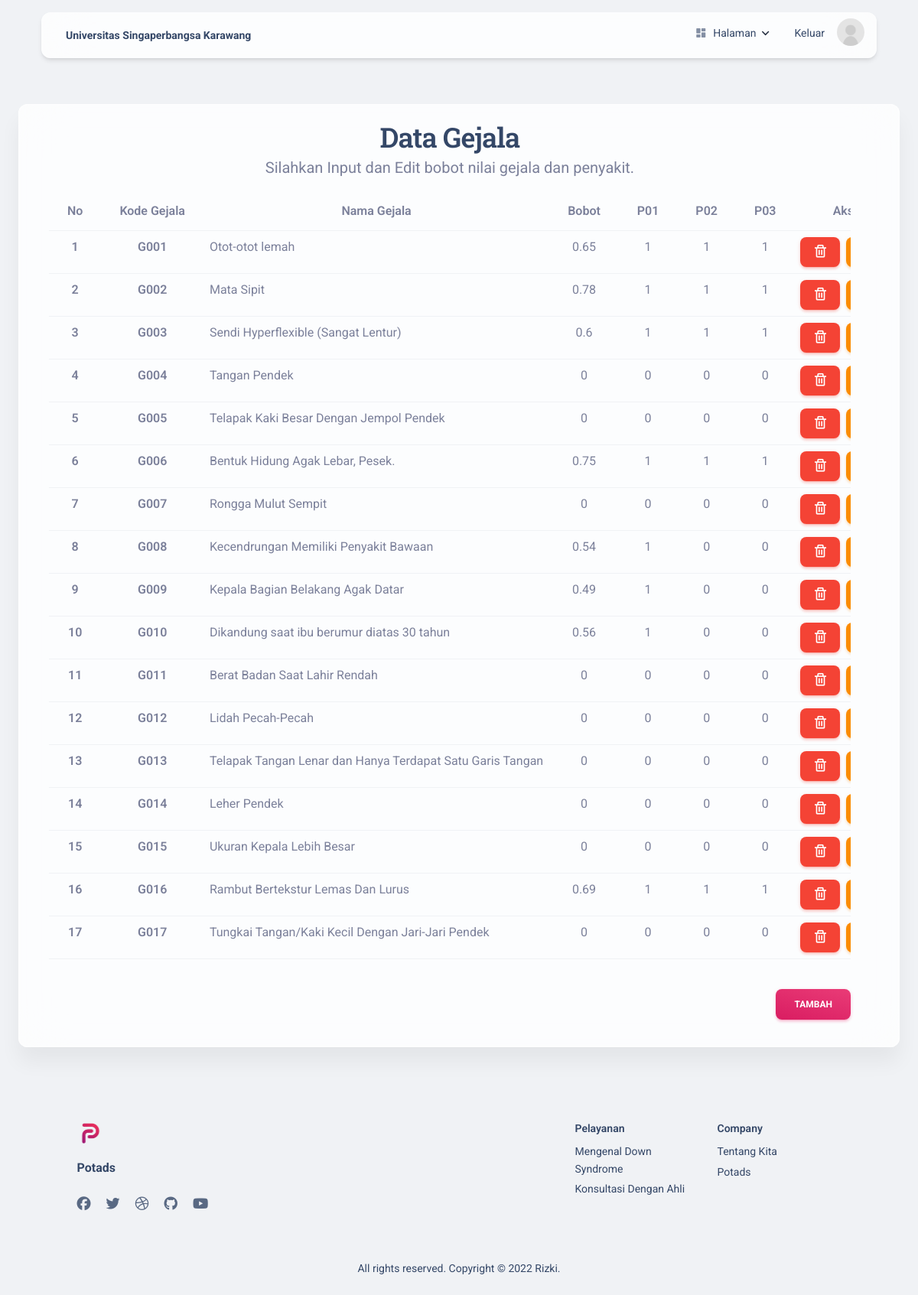
The app's page /pages/admingejala.php (signed in) with its own data.
### tables this page shows
CREATE TABLE `gejala` (
  `kode_gejala` varchar(50) NOT NULL,
  `nama_gejala` varchar(100) NOT NULL,
  `bobot` float NOT NULL,
  `p01` int(5) NOT NULL,
  `p02` int(5) NOT NULL,
  `p03` int(5) NOT NULL
);

### pages/admingejala.php (the view, shortened to what this page needs)
<!DOCTYPE html>
<html lang="en" itemscope itemtype="http://schema.org/WebPage">
<head>
  <link href="../assets/css/nucleo-icons.css" rel="stylesheet" />
  <link href="../assets/css/nucleo-svg.css" rel="stylesheet" />
  <link href='https://unpkg.com/boxicons@2.1.2/css/boxicons.min.css' rel='stylesheet'>
  <link id="pagestyle" href="../assets/css/material-kit.css?v=3.0.4" rel="stylesheet" />
</head>
<body class="index-page bg-gray-200">
  <?php
  include 'navbaradmin.php';
  ?>
  <div class="card card-body blur shadow-blur mx-3 mx-md-4 mt-n6">
    <section class="my-0 py-0">
      <div class="container">
        <div class="row">
          <div class="row justify-content-center text-center my-sm-1">
            <div class="col-lg-12 ">
              <h2 class="text-dark mb-0">Data Gejala </h2>
              <p class="lead">Silahkan Input dan Edit bobot nilai gejala dan penyakit. </p>
              <div class="table-responsive">
                <table class="table table-hover">
                  <thead>
                    <tr>
                      <th scope="col">No</th>
                      <th scope="col">Kode Gejala</th>
                      <th scope="col">Nama Gejala</th>
                      <th scope="col">bobot</th>
                      <th scope="col">p01</th>
                      <th scope="col">p02</th>
                      <th scope="col">p03</th>
                      <th scope="col">Aksi</th>
                    </tr>
                  </thead>
                  <tbody>
                    <?php
                    include 'koneksi.php';
                    $no = 1;
                    $query = mysqli_query($koneksi, "SELECT * FROM gejala") or die(mysqli_error($koneksi));
                    foreach ($query as $data) {
                    ?>
                      <tr>
                        <th class="text-center" scope="row"><?php echo $no ?></th>
                        <th class="text-center" scope="row"><?php echo $data['kode_gejala'] ?></th>
                        <td class="text-start"><?php echo $data['nama_gejala'] ?></td>
                        <td class="text-center"><?php echo $data['bobot'] ?></td>
                        <td class="text-center"><?php echo $data['p01'] ?></td>
                        <td class="text-center"><?php echo $data['p02'] ?></td>
                        <td class="text-center"><?php echo $data['p03'] ?></td>
                        <td class="text-center">
                          <a href="phpadmingejalahapus.php?kode_gejala=<?php echo $data['kode_gejala'] ?>" onclick="return confirm('Anda yakin akan menghapus data ini?')">
                            <button type="button" class="btn btn-danger btn-sm w-auto me-1 mb-0 pt-2">
                              <i class='bx bx-trash' style="font-size : 1.25rem;"></i>
                            </button>
                          </a>
                          <button type="button" class="btn btn-warning btn-sm w-auto me-1 mb-0 pt-2" data-bs-toggle="modal" data-bs-target="#exampleModal2<?php echo $data['kode_gejala']; ?>">
                          </button>
                        </td>
                      </tr>
                    <?php
                      $no++;
                    }
                    ?>
                  </tbody>
                </table>
              </div>
              <button type="button" class="btn bg-gradient-primary w-auto me-auto float-end mt-4" data-bs-toggle="modal" data-bs-target="#exampleModal">Tambah</button>
            </div>
          </div>
        </div>
      </div>
    </section>
  </div>
  <footer class="footer pt-5 mt-5">
    <div class="container">
      <div class=" row">
        <div class="col-md-3 mb-4 ms-auto">
          <div>
            <a href="https://www.creative-tim.com/product/material-kit">
              <img src="../assets/img/logo.png" class="mb-3 footer-logo" alt="main_logo">
            </a>
            <h6 class="font-weight-bolder mb-4">Potads</h6>
          </div>
          <div>
            <ul class="d-flex flex-row ms-n3 nav">
              <li class="nav-item">
                <a class="nav-link pe-1" href="https://www.facebook.com/CreativeTim" target="_blank">
                  <i class="fab fa-facebook text-lg opacity-8"></i>
                </a>
              </li>
              <li class="nav-item">
                <a class="nav-link pe-1" href="https://twitter.com/creativetim" target="_blank">
                  <i class="fab fa-twitter text-lg opacity-8"></i>
                </a>
              </li>
              <li class="nav-item">
                <a class="nav-link pe-1" href="https://dribbble.com/creativetim" target="_blank">
                  <i class="fab fa-dribbble text-lg opacity-8"></i>
                </a>
              </li>
              <li class="nav-item">
                <a class="nav-link pe-1" href="https://github.com/creativetimofficial" target="_blank">
                  <i class="fab fa-github text-lg opacity-8"></i>
                </a>
              </li>
              <li class="nav-item">
                <a class="nav-link pe-1" href="https://www.youtube.com/channel/UCVyTG4sCw-rOvB9oHkzZD1w" target="_blank">
                  <i class="fab fa-youtube text-lg opacity-8"></i>
                </a>
              </li>
            </ul>
          </div>
        </div>
        <div class="col-md-2 col-sm-6 col-6 mb-4 ">
          <div>
            <h6 class="text-sm">Pelayanan </h6>
            <ul class="flex-column ms-n3 nav">
              <li class="nav-item">
                <a class="nav-link" href="../index.php#DownSyndrome">
                  Mengenal Down Syndrome
                </a>
              </li>
              <li class="nav-item">
                <a class="nav-link" href="konsultasi.php">
                  Konsultasi Dengan Ahli
                </a>
              </li>
            </ul>
          </div>
        </div>
        <div class="col-md-2 col-sm-6 col-6 mb-4 me-auto">
          <div>
            <h6 class="text-sm">Company</h6>
            <ul class="flex-column ms-n3 nav">
              <li class="nav-item">
                <a class="nav-link" href="../index.php#tentangKita">
                  Tentang Kita
                </a>
              </li>
              <li class="nav-item">
                <a class="nav-link" href="../index.php">
                  Potads
                </a>
              </li>
            </ul>
          </div>
        </div>
        <div class="col-12">
          <div class="text-center">
            <p class="text-dark my-4 text-sm font-weight-normal">
              All rights reserved. Copyright © <a href="http://keenu.epizy.com/" target="_blank"> Rizki</a>.
            </p>
          </div>
        </div>
      </div>
    </div>
  </footer>
</body>
</html>

### pages/navbaradmin.php (shortened to what this page needs)
<div class="container position-sticky z-index-sticky top-0">
    <div class="row">
        <div class="col-12">
            <nav class="navbar navbar-expand-lg  blur border-radius-xl top-0 z-index-fixed shadow position-absolute my-3 py-2 start-0 end-0 mx-4">
                <div class="container-fluid px-0">
                    <a class="navbar-brand font-weight-bolder ms-sm-3" href="../index.php#home" rel="tooltip" title="Design by Rizki" data-placement="bottom">
                        Universitas Singaperbangsa Karawang
                    </a>
                    <div class="collapse navbar-collapse pt-3 pb-2 py-lg-0 w-100" id="navigation">
                        <ul class="navbar-nav navbar-nav-hover ms-auto">
                            <li class="nav-item dropdown dropdown-hover mx-2">
                                <a class="nav-link ps-2 d-flex cursor-pointer align-items-center" id="dropdownMenuPages" data-bs-toggle="dropdown" aria-expanded="false">
                                    <i class="material-icons opacity-6 me-2 text-md">dashboard</i>
                                    Halaman
                                    <img src="../assets/img/down-arrow-dark.svg" alt="down-arrow" class="arrow ms-auto ms-md-2">
                                </a>
                            </li>
                            <li class="nav-item dropdown dropdown-hover mx-2">
                                <a href="./phplogout.php" class="nav-link ps-2 d-flex cursor-pointer align-items-center" aria-expanded="false">
                                    Keluar
                                </a>
                            </li>
                            <li class="nav-item my-auto ms-3 ms-lg-0">
                                <a href="javascript:;" class="avatar avatar-sm rounded-circle">
                                    <img alt="Image placeholder" src="../assets/img/foto_profil/<?= $_SESSION["foto_profil"] ?>">
                                </a>
                            </li>
                        </ul>
                    </div>
                </div>
            </nav>
        </div>
    </div>
</div>

### records on screen
gejala: kode_gejala "G001", nama_gejala "Otot-otot lemah", bobot "0.65", p01 "1", p02 "1", p03 "1"
gejala: kode_gejala "G002", nama_gejala "Mata Sipit", bobot "0.78", p01 "1", p02 "1", p03 "1"
gejala: kode_gejala "G003", nama_gejala "Sendi Hyperflexible (Sangat Lentur)", bobot "0.6", p01 "1", p02 "1", p03 "1"
gejala: kode_gejala "G004", nama_gejala "Tangan Pendek", bobot "0", p01 "0", p02 "0", p03 "0"
gejala: kode_gejala "G005", nama_gejala "Telapak Kaki Besar Dengan Jempol Pendek", bobot "0", p01 "0", p02 "0", p03 "0"
gejala: kode_gejala "G006", nama_gejala "Bentuk Hidung Agak Lebar, Pesek.", bobot "0.75", p01 "1", p02 "1", p03 "1"
gejala: kode_gejala "G007", nama_gejala "Rongga Mulut Sempit", bobot "0", p01 "0", p02 "0", p03 "0"
gejala: kode_gejala "G008", nama_gejala "Kecendrungan Memiliki Penyakit Bawaan", bobot "0.54", p01 "1", p02 "0", p03 "0"
gejala: kode_gejala "G009", nama_gejala "Kepala Bagian Belakang Agak Datar", bobot "0.49", p01 "1", p02 "0", p03 "0"
gejala: kode_gejala "G010", nama_gejala "Dikandung saat ibu berumur diatas 30 tahun", bobot "0.56", p01 "1", p02 "0", p03 "0"
gejala: kode_gejala "G011", nama_gejala "Berat Badan Saat Lahir Rendah", bobot "0", p01 "0", p02 "0", p03 "0"
gejala: kode_gejala "G012", nama_gejala "Lidah Pecah-Pecah", bobot "0", p01 "0", p02 "0", p03 "0"
gejala: kode_gejala "G013", nama_gejala "Telapak Tangan Lenar dan Hanya Terdapat Satu Garis Tangan", bobot "0", p01 "0", p02 "0", p03 "0"
gejala: kode_gejala "G014", nama_gejala "Leher Pendek", bobot "0", p01 "0", p02 "0", p03 "0"
gejala: kode_gejala "G015", nama_gejala "Ukuran Kepala Lebih Besar", bobot "0", p01 "0", p02 "0", p03 "0"
gejala: kode_gejala "G016", nama_gejala "Rambut Bertekstur Lemas Dan Lurus", bobot "0.69", p01 "1", p02 "1", p03 "1"
gejala: kode_gejala "G017", nama_gejala "Tungkai Tangan/Kaki Kecil Dengan Jari-Jari Pendek", bobot "0", p01 "0", p02 "0", p03 "0"
